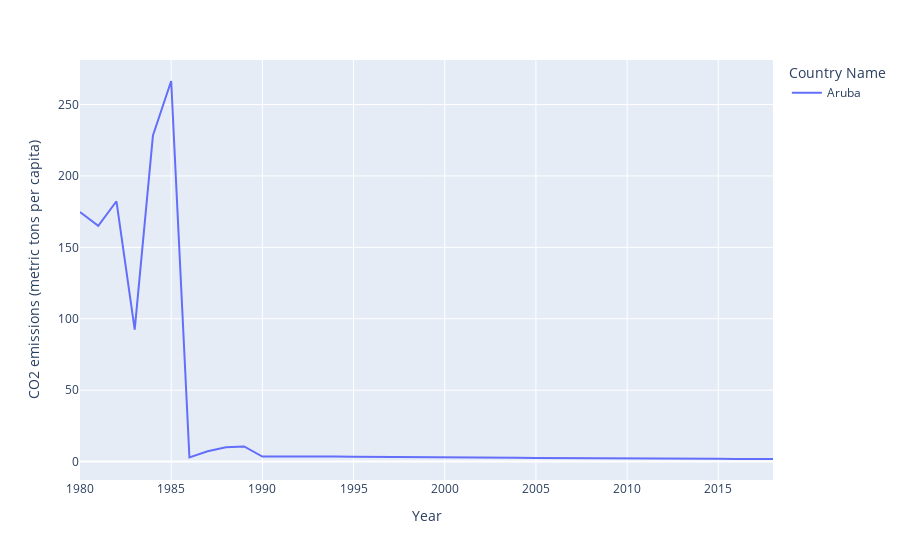

This figure's notebook cell:
### Code cell
fig = px.line(get_df_viz(df_worldbank_imputed, cluster_result_co2_emissions_per_capita, 3), 
              x="Year", 
              y=feat_list[0], 
              color='Country Name')
fig.show()

### Figure 1 — Plotly figure (JSON) as saved in the notebook; plotly's stock layout.template omitted (floating-point values rounded to 4 significant figures)
{"data": [{"hovertemplate": "Country Name=Aruba<br>Year=%{x}<br>CO2 emissions (metric tons per capita)=%{y}<extra></extra>", "legendgroup": "Aruba", "line": {"color": "#636efa", "dash": "solid"}, "marker": {"symbol": "circle"}, "mode": "lines", "name": "Aruba", "orientation": "v", "showlegend": true, "type": "scatter", "x": [1980, 1981, 1982, 1983, 1984, 1985, 1986, 1987, 1988, 1989, 1990, 1991, 1992, 1993, 1994, 1995, 1996, 1997, 1998, 1999, 2000, 2001, 2002, 2003, 2004, 2005, 2006, 2007, 2008, 2009, 2010, 2011, 2012, 2013, 2014, 2015, 2016, 2017, 2018], "xaxis": "x", "y": [174.7, 165.1, 182.3, 92.36, 228.4, 266.5, 2.868, 7.235, 10.03, 10.63, 3.54, 3.65, 3.701, 3.675, 3.575, 3.43, 3.282, 3.148, 3.04, 2.958, 2.896, 2.839, 2.774, 2.699, 2.607, 2.506, 2.404, 2.307, 2.222, 2.153, 2.095, 2.058, 2.028, 1.996, 1.959, 1.92, 1.883, 1.847, 1.814], "yaxis": "y"}], "layout": {"legend": {"title": {"text": "Country Name"}, "tracegroupgap": 0}, "margin": {"t": 60}, "xaxis": {"anchor": "y", "domain": [0, 1], "title": {"text": "Year"}}, "yaxis": {"anchor": "x", "domain": [0, 1], "title": {"text": "CO2 emissions (metric tons per capita)"}}}}
